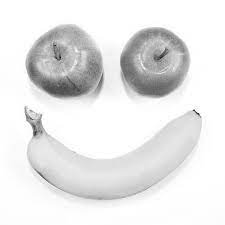
#> input picture DIP_Lab_task_01.png, 225 x 225 px
$ jupyter execute 2019331528.ipynb
#> lines starting #> are read from the running program, lines starting #| are printed output that depends on the picture
[cell 1]
import cv2
import matplotlib.pyplot as plt
import numpy as np
import os

#read all the images
img1 = cv2.imread("DIP_Lab_task_01.png")
#> img1 is the input picture: shape (225, 225, 3); min 5, max 255, mean 230.9
img2 = cv2.imread("DIP_Lab_task_02.jpg")
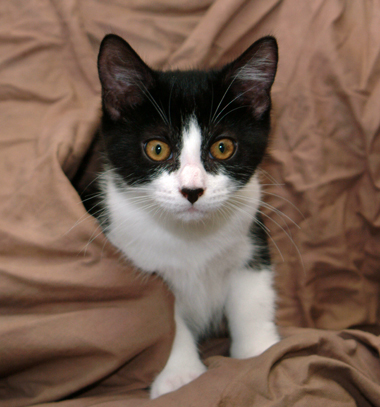
#> input picture DIP_Lab_task_02.jpg, 380 x 407 px
#> img2 is the input picture: shape (407, 380, 3); mean B, G, R 81, 95.4, 119.7
img3 = cv2.imread("DIP_Lab_task_03.png")
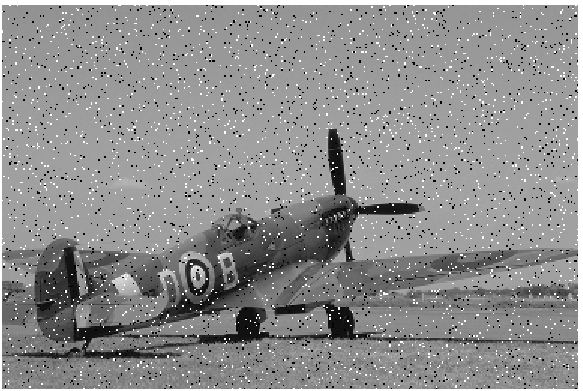
#> input picture DIP_Lab_task_03.png, 583 x 391 px
#> img3 is the input picture: shape (391, 583, 3); min 0, max 255, mean 141.9
img4 = cv2.imread("DIP_Lab_task_04.jpg")
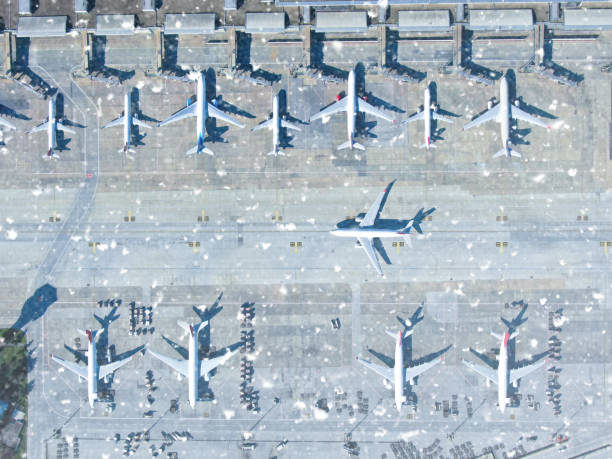
#> input picture DIP_Lab_task_04.jpg, 612 x 459 px
#> img4 is the input picture: shape (459, 612, 3); mean B, G, R 191.8, 181.6, 168.9
img5 = cv2.imread("DIP_Lab_task_05.jpg")
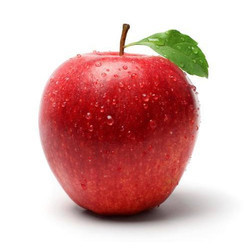
#> input picture DIP_Lab_task_05.jpg, 250 x 250 px
#> img5 is the input picture: shape (250, 250, 3); mean B, G, R 173.4, 175.8, 218.3

# Task 1: Image Dimension, Frequency Distribution and Intensity ranges

[cell 2]
# Image Dimenstion
rows, cols, channels = img1.shape
#> rows = 225; cols = 225; channels = 3
print("Image Dimension: ", rows, cols, channels)
#| Image Dimension:  225 225 3

# Frequency Distribution
hist = cv2.calcHist([img1], [0], None, [256], [0, 256])
#> hist = 256 values, max 16366 at index 255, min 0 at index 0, mean 197.8
plt.plot(hist)
plt.show()
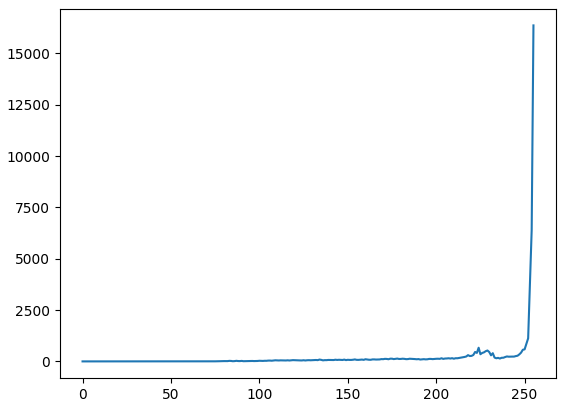
#> figure drawn by matplotlib, 1 panel; curve peaks at x = 255, y = 16366

#range
print("Min intensity: ", img1.min())
#| Min intensity:  5
print("Max intensity: ", img1.max())
#| Max intensity:  255
print(img1.max() - img1.min() + 1)
#| 251

# Task 2: RGB to Gray

[cell 3]
def rgb_to_gray(image):
  rows, cols, channels = image.shape
#> rows = 407; cols = 380; channels = 3
  result = np.zeros((rows, cols), dtype=np.uint8)
  for i in range(rows):
    for j in range(cols):
      r, g, b = image[i, j]
      result[i, j] = r*0.29 + g*0.58 + b*0.11
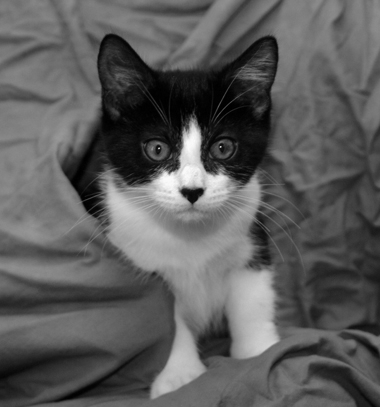
#> result: shape (407, 380); min 0, max 249, mean 91.5
  return result

gray_img = rgb_to_gray(img2)

plt.imshow(gray_img, cmap = 'gray')
plt.axis('off')
plt.title('Gray Image')
plt.show()

# Task 3

# Identify the noise

[cell 4]
gray_image = cv2.cvtColor(img3, cv2.COLOR_BGR2GRAY)

plt.figure()
plt.title('Original Grayscale Image')
plt.imshow(gray_image, cmap='gray')
plt.show()

histogram = cv2.calcHist([gray_image], [0], None, [256], [0, 256])
#> histogram = 256 values, max 35001 at index 161, min 0 at index 1, mean 890.4
plt.figure()
plt.title('Grayscale Histogram')
plt.xlabel('Intensity Value')
plt.ylabel('Frequency')
plt.plot(histogram)
plt.xlim([0, 256])
plt.show()
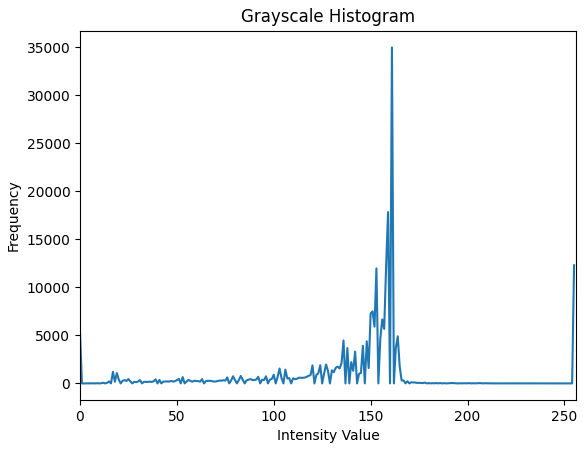
#> figure drawn by matplotlib, 1 panel; curve peaks at x = 161, y = 35001

# smoothing with appropriate kernel

[cell 5]
smoothed_image = cv2.medianBlur(gray_image, 5)
plt.figure()
plt.title('Smoothed Image')
plt.imshow(smoothed_image, cmap='gray')
plt.show()

# Task 4: Reduce the brightness

[cell 6]
img4 = cv2.cvtColor(img4, cv2.COLOR_BGR2RGB)

def gammaTrans(image, gamma, c=1):
#> called with gamma = 5, c = 1
    normal = image / 255.0
    result = c * (normal ** gamma)
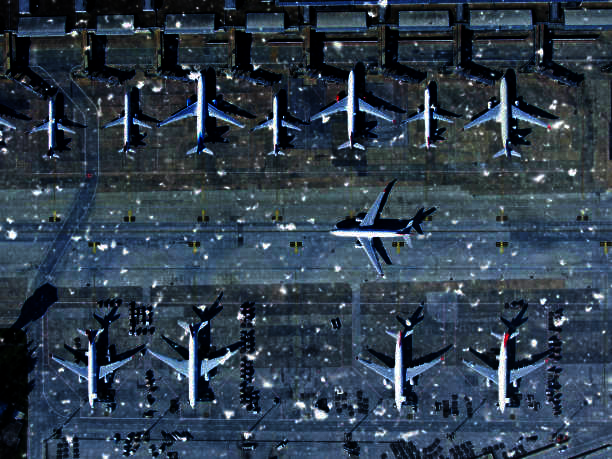
#> result: shape (459, 612, 3) float64; mean R, G, B 0.185, 0.241, 0.3
    result = np.clip(result * 255, 0, 255).astype(np.uint8)
    return result

def logTrans(image, c=1):
#> called with c = 1
    normal = image / 255.0
    rows, cols, channels = image.shape
#> rows = 459; cols = 612; channels = 3
    result = np.zeros_like(normal)
    for i in range(rows):
        for j in range(cols):
            for k in range(channels):
                result[i, j, k] = min(1.0, c * np.log1p(normal[i, j, k]))
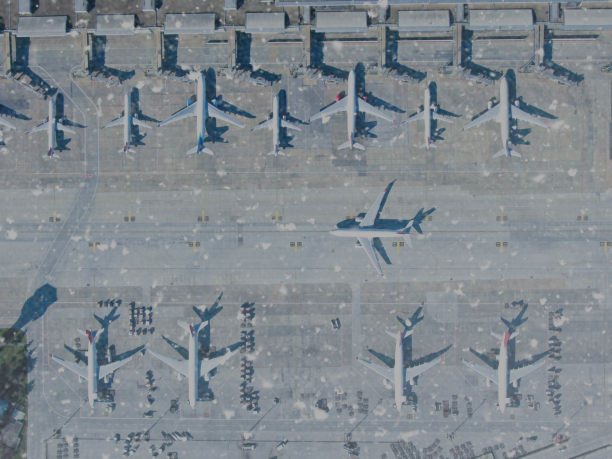
#> result: shape (459, 612, 3) float64; mean R, G, B 0.503, 0.534, 0.558
    result = np.clip(result * 255, 0, 255).astype(np.uint8)
    return result

plt.imshow(img4)
plt.axis('off')
plt.title('Original Image')
plt.show()

dark_img = gammaTrans(img4, 5)
plt.imshow(dark_img)
plt.axis('off')
plt.title('Dark Image (Gamma)')
plt.show()

dark1 = logTrans(img4, 1)
plt.imshow(dark1)
plt.axis('off')
plt.title('Dark Image (Log)')
plt.show()

# Task 5: Solve the segmentation problem

[cell 7]
original_img = cv2.cvtColor(img5, cv2.COLOR_BGR2RGB)

segmented_img = img5.copy()

threshold = 128
rows, cols, channels = segmented_img.shape
#> rows = 250; cols = 250

for i in range(rows):
    for j in range(cols):
        for k in range(channels):
            if segmented_img[i, j, k] > threshold:
                segmented_img[i, j, k] = 255
            else:
                segmented_img[i, j, k] = 0
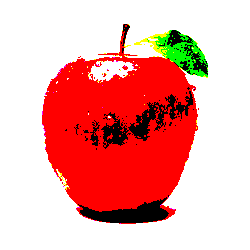
#> segmented_img: shape (250, 250, 3); mean B, G, R 163.8, 168.4, 237.6

segmented_img_rgb = cv2.cvtColor(segmented_img, cv2.COLOR_BGR2RGB)

fig, axes = plt.subplots(1, 2, figsize=(12, 6))
axes[0].imshow(original_img)
axes[0].set_title('Original Image')
axes[0].axis('off')
axes[1].imshow(segmented_img_rgb)
axes[1].set_title('Segmented Image')
axes[1].axis('off')

plt.tight_layout()
plt.show()
